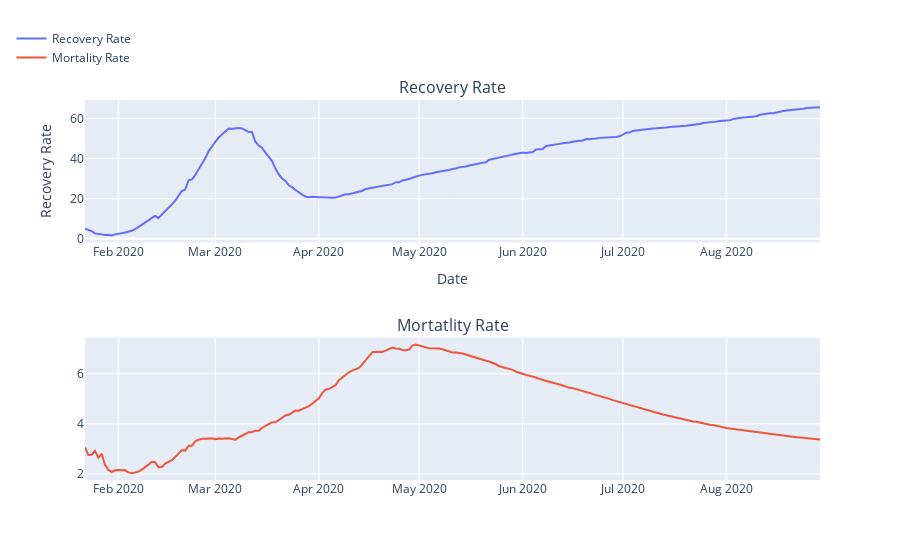

Here is the notebook cell this chart was saved with:
### Code cell
from plotly.subplots import make_subplots

datewise["Mortality Rate"]=(datewise["Deaths"]/datewise["Confirmed"])*100
datewise["Recovery Rate"]=(datewise["Recovered"]/datewise["Confirmed"])*100
datewise["Active Cases"]=datewise["Confirmed"]-datewise["Recovered"]-datewise["Deaths"]
datewise["Closed Cases"]=datewise["Recovered"]+datewise["Deaths"]

print("Average Mortality Rate",datewise["Mortality Rate"].mean())
print("Median Mortality Rate",datewise["Mortality Rate"].median())
print("Average Recovery Rate",datewise["Recovery Rate"].mean())
print("Median Recovery Rate",datewise["Recovery Rate"].median())

 
fig = make_subplots(rows=2, cols=1,
                   subplot_titles=("Recovery Rate", "Mortatlity Rate"))
fig.add_trace(
    go.Scatter(x=datewise.index, y=(datewise["Recovered"]/datewise["Confirmed"])*100,name="Recovery Rate"),
    row=1, col=1
)
fig.add_trace(
    go.Scatter(x=datewise.index, y=(datewise["Deaths"]/datewise["Confirmed"])*100,name="Mortality Rate"),
    row=2, col=1
)
fig.update_layout(height=1000,legend=dict(x=-0.1,y=1.2,traceorder="normal"))
fig.update_xaxes(title_text="Date", row=1, col=1)
fig.update_yaxes(title_text="Recovery Rate", row=1, col=1)
fig.update_xaxes(title_text="Date", row=1, col=2)
fig.update_yaxes(title_text="Mortality Rate", row=1, col=2)
fig.show()

### Figure 1 — Plotly figure (JSON) as saved in the notebook; plotly's stock layout.template omitted (floating-point values rounded to 4 significant figures; data arrays with more than 128 entries replaced by an {"elided": "..."} marker saying what was removed)
{"data": [{"name": "Recovery Rate", "type": "scatter", "x": {"elided": "221 str values"}, "xaxis": "x", "y": {"elided": "221 float values"}, "yaxis": "y"}, {"name": "Mortality Rate", "type": "scatter", "x": {"elided": "221 str values"}, "xaxis": "x2", "y": {"elided": "221 float values"}, "yaxis": "y2"}], "layout": {"annotations": [{"font": {"size": 16}, "showarrow": false, "text": "Recovery Rate", "x": 0.5, "xanchor": "center", "xref": "paper", "y": 1, "yanchor": "bottom", "yref": "paper"}, {"font": {"size": 16}, "showarrow": false, "text": "Mortatlity Rate", "x": 0.5, "xanchor": "center", "xref": "paper", "y": 0.375, "yanchor": "bottom", "yref": "paper"}], "autosize": true, "legend": {"traceorder": "normal", "x": -0.1, "y": 1.2}, "xaxis": {"anchor": "y", "autorange": true, "domain": [0, 1], "range": ["2020-01-22", "2020-08-29"], "title": {"text": "Date"}, "type": "date"}, "xaxis2": {"anchor": "y2", "autorange": true, "domain": [0, 1], "range": ["2020-01-22", "2020-08-29"], "type": "date"}, "yaxis": {"anchor": "x", "autorange": true, "domain": [0.625, 1], "range": [-1.814, 69.2], "title": {"text": "Recovery Rate"}, "type": "linear"}, "yaxis2": {"anchor": "x2", "autorange": true, "domain": [0, 0.375], "range": [1.756, 7.451], "type": "linear"}}}
